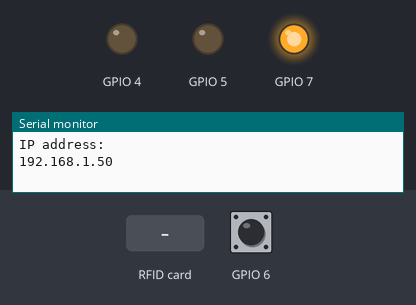
The sketch below on a simulated ESP8266 (NodeMCU). Shown: output pins drawn as LEDs (lit = HIGH), the last lines printed to the serial monitor. The inputs (shaded band) are chosen by the test bench; at power-on: GPIO 6 HIGH. WiFi joins after 1.5 s; servers stay silent unless stated.

Above: at 2.7 s.
2.8 s: GPIO 6 pulled LOW for 3.2 s
At 3.6 s:
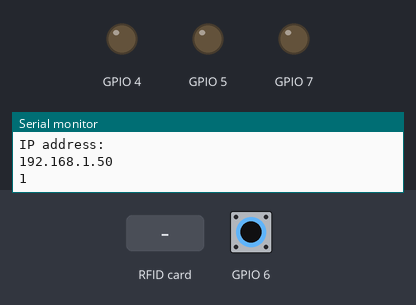
At 8.9 s:
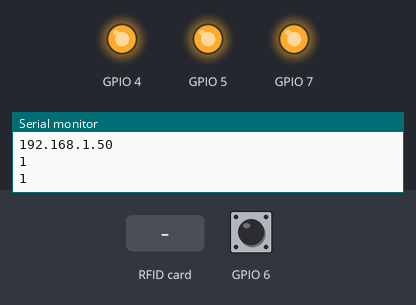
9.0 s: RFID card 5E 7A 19 C4 held to the reader
Timing chart, 0 to 12.0 s (numbered marks = the images above; inputs shaded):
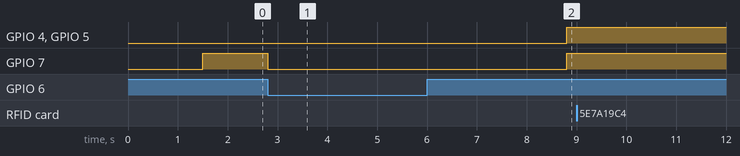

The sketch:

esp.ino
```cpp
#include <Wiegand.h>
#include <ESP8266WiFi.h>

#define WIFI_SSID "4Skills"
#define WIFI_PASS "Arduino31"

WIEGAND wg;
int c;
const int httpPort = 80;
const char* host = "192.168.88.103/api";
const int addr[50]={4786353, 10161325, 11869255, 7294923, 4782139, 4800309, 4875728, 8916074, 2062392, 8084904, 8064882};

void setup() {
  Serial.begin(9600);
  //WiFi.mode(WIFI_STA);
  WiFi.begin(WIFI_SSID, WIFI_PASS);
  while (WiFi.status() != WL_CONNECTED) {
    delay(500);
  }
  Serial.println("IP address: "); Serial.println(WiFi.localIP());
  wg.begin();
  pinMode(7,OUTPUT);
  pinMode(4,OUTPUT);
  pinMode(5,OUTPUT);
  pinMode(6,INPUT_PULLUP);
  digitalWrite(7,1);
}

void loop() {

  digitalWrite(7,1);

  if(wg.available()){
    c=wg.getCode();
    WiFiClient client;
    Serial.println(wg.getCode());
    String url = "/";
    url += "?addr=";
    url += String(c);
    client.print(String("GET ") + url + " HTTP/1.1\r\n" + "Host: " + host + "\r\n" + "Connection: close\r\n\r\n");
    unsigned long timeout = millis();
    while (client.available() == 0) {
    if (millis() - timeout > 5000)
    { Serial.println(">>> Client Timeout !");
    client.stop(); return; } }
    while (client.available())
    { String line = client.readStringUntil('\r'); Serial.print(line);
    }
    for(int i=0;i<100;i++){
      if(c==addr[i]){
        Serial.println(1);
        digitalWrite(7,0);
        delay(3000);
        digitalWrite(7,1);
      }
    }
  }

  if(digitalRead(6)==0){
    Serial.println(1);
    digitalWrite(7,0);
    digitalWrite(4,0);
    digitalWrite(5,0);
    delay(3000);
    digitalWrite(7,1);
    digitalWrite(4,1);
    digitalWrite(5,1);
  }

}
/*
replace with your own wifi ssid const char* password = "your-password"; //replace with your own //wifi ssid password const char* host = "esp8266-shop.com";
void setup() { Serial.begin(115200); delay(10); // We start by connecting to a WiFi network Serial.println();
Serial.println(); Serial.print("Connecting to ");
Serial.println(ssid);
/* Explicitly set the ESP8266 to be a WiFi-client, otherwise, it by default, would try to act as both a client and an access-point and could cause network-issues with your other WiFi-devices on your WiFi-network. */
/*
WiFi.mode(WIFI_STA);
WiFi.begin(ssid, password);
while (WiFi.status() != WL_CONNECTED)
{
delay(500);
Serial.print(".");
}
Serial.println("");
Serial.println("WiFi connected"); Serial.println("IP address: "); Serial.println(WiFi.localIP()); } int value = 0; void loop() { delay(5000); ++value; Serial.print("connecting to ");
Serial.println(host); // Use WiFiClient class to create TCP connections
WiFiClient client;
const int httpPort = 80;
if (!client.connect(host, httpPort)) {
Serial.println("connection failed");
return;
}*/
// We now create a URI for the request
//this url contains the informtation we want to send to the server
//if esp8266 only requests the website, the url is empty
//String url = "/";
//url += "?addr=";
/* url += param1;
url += "?param2=";
url += param2;
*/
/*
Serial.print("Requesting URL: ");
Serial.println(url); // This will send the request to the server
client.print(String("GET ") + url + " HTTP/1.1\r\n" + "Host: " + host + "\r\n" + "Connection: close\r\n\r\n");
unsigned long timeout = millis();
while (client.available() == 0) {
if (millis() - timeout > 5000)
{ Serial.println(">>> Client Timeout !");
client.stop(); return; } } // Read all the lines of the reply from server and print them to Serial
while (client.available())
{ String line = client.readStringUntil('\r'); Serial.print(line);
}
Serial.println();
Serial.println("closing connection"); }

*/
```

Measured:
- after the input at 2.8 s, GPIO 4, GPIO 5: LOW → HIGH after 6.0 s; GPIO 7: HIGH → LOW at once, → HIGH 6.0 s later
